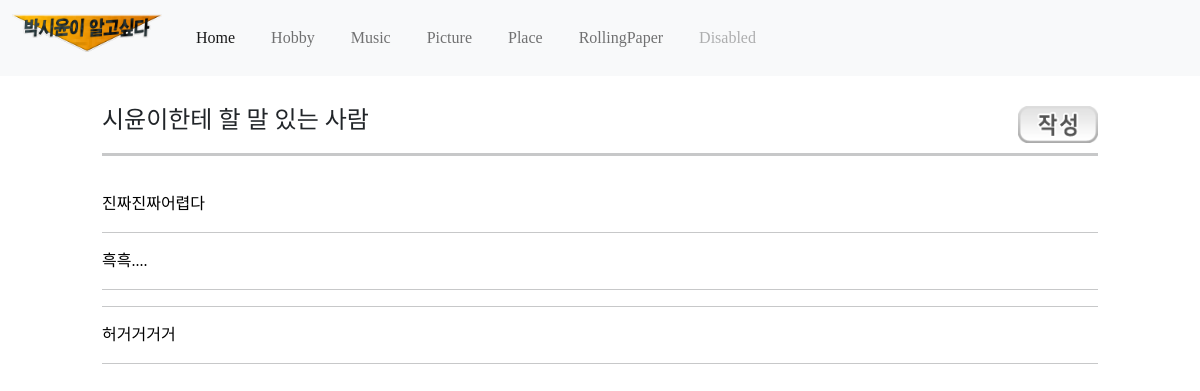
Before: /rollingpaper/ with the older database file.
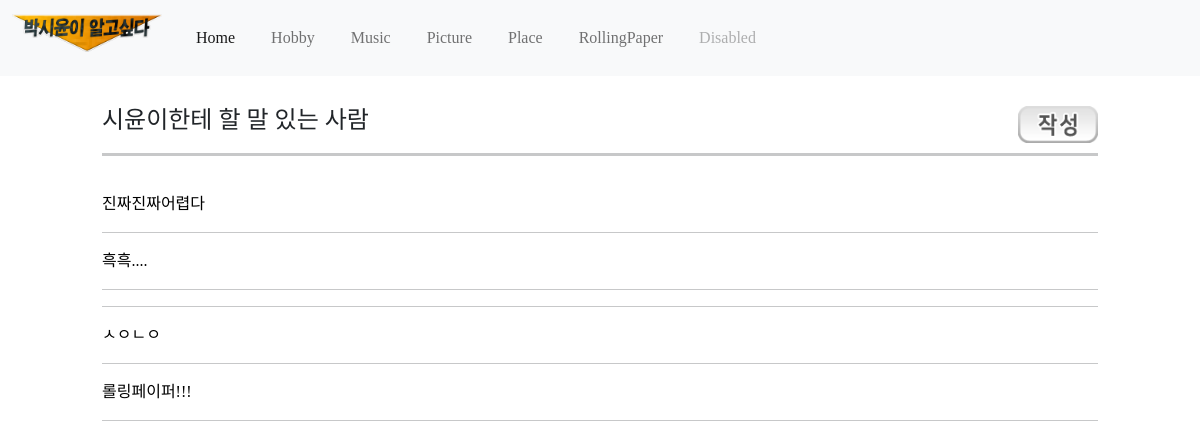
After: the same page with the newer database file.
### introduceapp/models.py (models this page shows, shortened)
class Introduce(models.Model):
    title = models.CharField(max_length = 200)
    writer = models.CharField(max_length = 100)
    date = models.DateTimeField()
    body = models.TextField()

### introduceapp/views.py (the view)
# urls.py: path('rollingpaper/', rollingpaper, name="rollingpaper"),
def rollingpaper(request):
    rollingpaper_body = Introduce.objects.all()
    return render(request, 'rollingpaper.html', {'rollingpaper_body':rollingpaper_body})

### introduceapp/templates/rollingpaper.html (shortened to what this page needs)
{% extends 'base.html' %}
{% block content %}
{% load static %}
<!DOCTYPE html>
<html lang="en">
<head>
    <link rel="stylesheet" href="{% static '../static/css/rollingpaper.css'%}">
</head>
    <div class="content">
        <div class="menutitle">
            <h4>시윤이한테 할 말 있는 사람</h4>
            <a href="{% url 'new' %}" float: right;><img src="{% static '../static/images/button2.png'%}" width="80"></a>
            <hr style="width: 100%; height: 3px;">
        </div>
        <div class="rollingpaperbody">
          {% for rollingpaper_contents in rollingpaper_body%}
            <a href="{%url 'detail' rollingpaper_contents.id%}">{{rollingpaper_contents.title}}</a>
            <hr>
          {% endfor %}
        </div>
    </div>
{% endblock %}

Changed rows visible on the page:
removed Introduce: title "허거거거거"
added Introduce: title "ㅅㅇㄴㅇ"
added Introduce: title "롤링페이퍼!!!"
